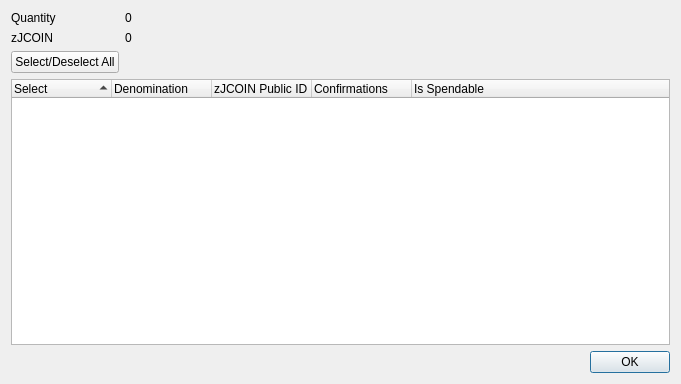
<?xml version="1.0" encoding="UTF-8"?>
<ui version="4.0">
 <class>ZJebatCoinControlDialog</class>
 <widget class="QDialog" name="ZJebatCoinControlDialog">
  <property name="geometry">
   <rect>
    <x>0</x>
    <y>0</y>
    <width>681</width>
    <height>384</height>
   </rect>
  </property>
  <property name="minimumSize">
   <size>
    <width>681</width>
    <height>384</height>
   </size>
  </property>
  <property name="windowTitle">
   <string>Select zJCOIN to Spend</string>
  </property>
  <layout class="QGridLayout" name="gridLayout">
   <item row="0" column="0">
    <layout class="QFormLayout" name="formLayout">
     <property name="sizeConstraint">
      <enum>QLayout::SetDefaultConstraint</enum>
     </property>
     <item row="0" column="0">
      <widget class="QLabel" name="labelQuantity">
       <property name="text">
        <string>Quantity</string>
       </property>
      </widget>
     </item>
     <item row="0" column="1">
      <widget class="QLabel" name="labelQuantity_int">
       <property name="text">
        <string>0</string>
       </property>
      </widget>
     </item>
     <item row="1" column="0">
      <widget class="QLabel" name="labelZJebatCoin">
       <property name="text">
        <string>zJCOIN</string>
       </property>
      </widget>
     </item>
     <item row="1" column="1">
      <widget class="QLabel" name="labelZJebatCoin_int">
       <property name="text">
        <string>0</string>
       </property>
      </widget>
     </item>
     <item row="2" column="0">
      <widget class="QPushButton" name="pushButtonAll">
       <property name="text">
        <string>Select/Deselect All</string>
       </property>
      </widget>
     </item>
    </layout>
   </item>
   <item row="1" column="0">
    <layout class="QVBoxLayout" name="verticalLayout">
     <item>
      <widget class="QTreeWidget" name="treeWidget">
       <property name="minimumSize">
        <size>
         <width>0</width>
         <height>250</height>
        </size>
       </property>
       <property name="alternatingRowColors">
        <bool>true</bool>
       </property>
       <property name="sortingEnabled">
        <bool>true</bool>
       </property>
       <property name="columnCount">
        <number>5</number>
       </property>
       <attribute name="headerDefaultSectionSize">
        <number>100</number>
       </attribute>
       <column>
        <property name="text">
         <string notr="true">Select</string>
        </property>
       </column>
       <column>
        <property name="text">
         <string notr="true">Denomination</string>
        </property>
       </column>
       <column>
        <property name="text">
         <string notr="true">zJCOIN Public ID</string>
        </property>
       </column>
       <column>
        <property name="text">
         <string notr="true">Confirmations</string>
        </property>
       </column>
       <column>
        <property name="text">
         <string>Is Spendable</string>
        </property>
       </column>
      </widget>
     </item>
     <item>
      <widget class="QDialogButtonBox" name="buttonBox">
       <property name="orientation">
        <enum>Qt::Horizontal</enum>
       </property>
       <property name="standardButtons">
        <set>QDialogButtonBox::Ok</set>
       </property>
      </widget>
     </item>
    </layout>
   </item>
  </layout>
 </widget>
 <resources/>
 <connections>
  <connection>
   <sender>buttonBox</sender>
   <signal>accepted()</signal>
   <receiver>ZJebatCoinControlDialog</receiver>
   <slot>accept()</slot>
   <hints>
    <hint type="sourcelabel">
     <x>248</x>
     <y>254</y>
    </hint>
    <hint type="destinationlabel">
     <x>157</x>
     <y>274</y>
    </hint>
   </hints>
  </connection>
  <connection>
   <sender>buttonBox</sender>
   <signal>rejected()</signal>
   <receiver>ZJebatCoinControlDialog</receiver>
   <slot>reject()</slot>
   <hints>
    <hint type="sourcelabel">
     <x>316</x>
     <y>260</y>
    </hint>
    <hint type="destinationlabel">
     <x>286</x>
     <y>274</y>
    </hint>
   </hints>
  </connection>
 </connections>
</ui>
